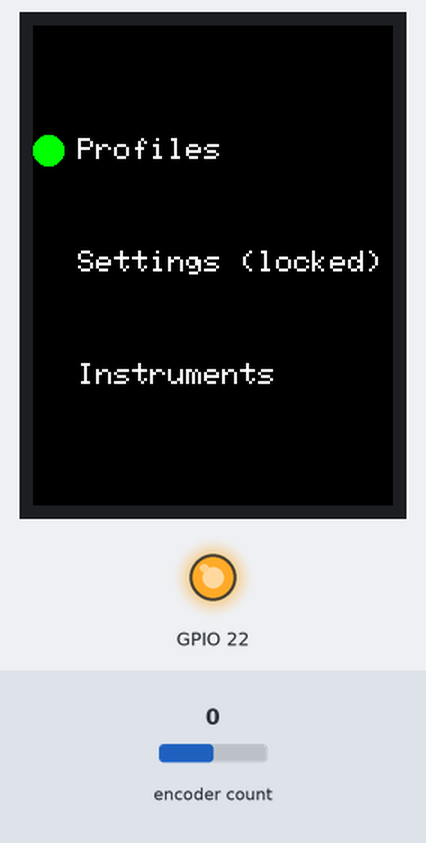
Recording of a program running on a simulated ESP32. Shown: 240×320 colour display, output pins drawn as LEDs (lit = HIGH). The test bench sets the inputs (shaded band); at power-on: encoder count 0.

Above: at 1.4 s.
1.5 s: encoder count set to 1
At 2.5 s:
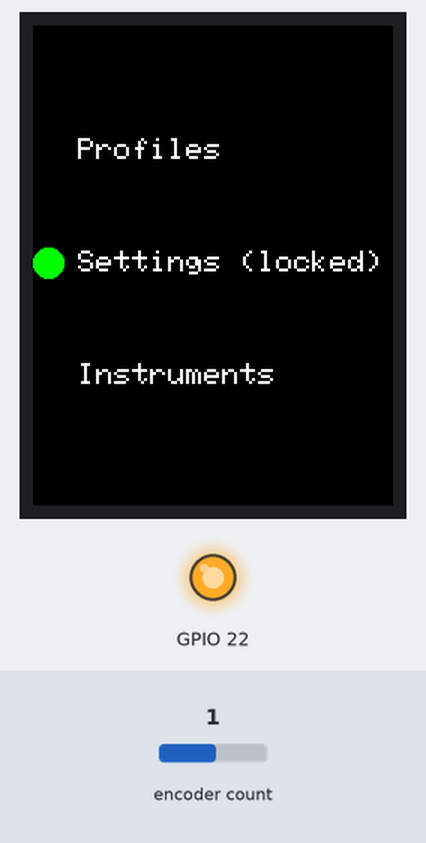
3.0 s: encoder count set to 2
At 3.6 s:
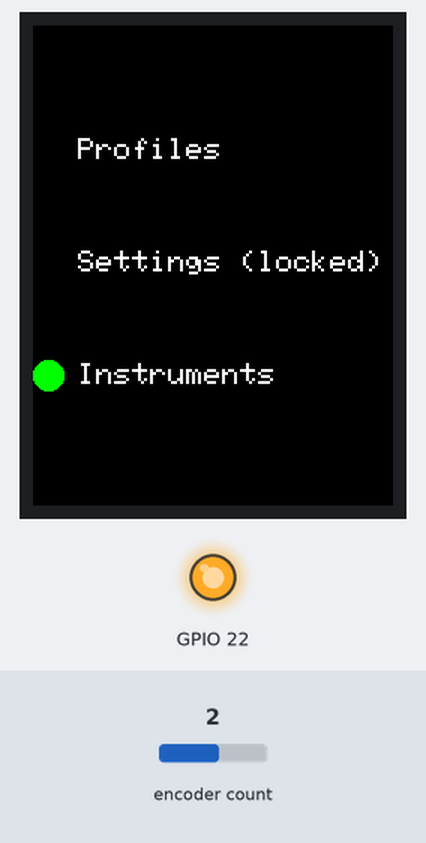
Timing chart, 0 to 6.0 s (numbered marks = the images above; inputs shaded):
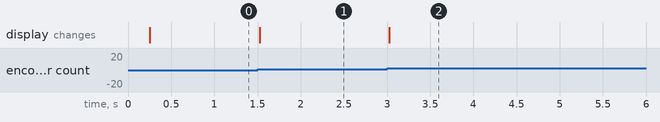

The program:

main.cpp
```cpp
#include <Arduino.h>
#include <TFT_eSPI.h>
#include <SPI.h>
#include <AiEsp32RotaryEncoder.h>

#include <constants.h>

TFT_eSPI tft = TFT_eSPI();

#define ROTARY_ENCODER_A_PIN 33
#define ROTARY_ENCODER_B_PIN 32
#define ROTARY_ENCODER_BUTTON_PIN 25
#define ROTARY_ENCODER_VCC_PIN 21
#define ROTARY_ENCODER_STEPS 4

AiEsp32RotaryEncoder rotaryEncoder(ROTARY_ENCODER_A_PIN, ROTARY_ENCODER_B_PIN,
                                   ROTARY_ENCODER_BUTTON_PIN, ROTARY_ENCODER_VCC_PIN,
                                   ROTARY_ENCODER_STEPS);


void IRAM_ATTR readEncoderISR() {
  rotaryEncoder.readEncoder_ISR();
  tft.setTextSize(2);
}

void drawMenu() { // mode selector
  tft.fillRect(0, 0, 30, 300, TFT_BLACK); // clear old cursor area

  tft.setCursor(30, 75);
  tft.setTextColor(TFT_WHITE, TFT_BLACK);
  tft.setTextSize(2);
  tft.println("Profiles");
  tft.setCursor(30, 150);
  tft.println("Settings (locked)");
  tft.setCursor(30, 225);
  tft.println("Instruments");
  tft.fillCircle(cursorX, (cursorY * cursorPos) + cursorR - 2, cursorR, TFT_GREEN);
}


void setup() {
  Serial.begin(115200);

  rotaryEncoder.begin();
  rotaryEncoder.setup(readEncoderISR);
  rotaryEncoder.setBoundaries(0, 100, false);
  rotaryEncoder.setAcceleration(0);

  pinMode(22, OUTPUT);
  digitalWrite(22, HIGH); // backlight on

  tft.init();
  tft.fillScreen(TFT_BLACK);

  drawMenu();
  // tft.setTextColor(TFT_WHITE, TFT_BLACK);
  // tft.setTextSize(2);
  // tft.setCursor(10, 10);
  // tft.println("Volume:");


  // drawVolumeBar(); // draw initial state


}

void loop() {
  if (menu) {
    if (rotaryEncoder.encoderChanged()) {
      if (cursorPos == 3) {
        cursorPos = 1;
      }
      else {
        cursorPos = cursorPos + 1;
      }
      drawMenu();
    }
  }

}
```

constants.cpp
```cpp
#include <constants.h>

double volume = 0.50;
int clicked = 0;
int mode = 0; // 0: choosing ; 1: selected
bool menu = true;
int cursorX = 10;
int cursorY = 75;
int cursorR = 10;
int cursorPos = 1;
int menuOptions = 3; // current amount of menu options.
```

constants.h
```cpp
extern double volume;
extern int clicked;
extern int mode;
extern bool menu;
extern int cursorX;
extern int cursorY;
extern int cursorR;
extern int cursorPos;
extern int menuOptions;
```

instrumentsMenu.cpp
```cpp
#include <Arduino.h>
#include <TFT_eSPI.h>
#include <SPI.h>
#include <AiEsp32RotaryEncoder.h>

#include <constants.h>

TFT_eSPI tft = TFT_eSPI();


void drawVolumeBar() {
  // Clear old bar area first so shrinking the value doesn't leave old pixels
  tft.fillRect(10, 30, 220, 25, TFT_BLACK);
  tft.fillRect(10, 30, map(volume, 0, 100, 0, 220), 25, TFT_GREEN);

  tft.setCursor(50, 100);
  tft.setTextColor(TFT_WHITE, TFT_BLACK);
  tft.setTextSize(2);
  tft.print("Value: ");
  tft.println(volume);
  tft.setCursor(50, 140);
  tft.print("clicked: ");
  tft.println(clicked);
}


// rotary volume refresh loop:

  // if (rotaryEncoder.encoderChanged()) {
  //   volume = rotaryEncoder.readEncoder();
  //   Serial.print("Value: ");
  //   Serial.println(volume);
  //   drawVolumeBar();
  // }

  // if (rotaryEncoder.isEncoderButtonClicked()) {
  //   clicked += 1;
  //   Serial.print("Clicked: ");
  //   Serial.println(clicked);
  //   drawVolumeBar();
  // }
```

profilesMenu.cpp
```cpp

```

settingsMenu.cpp
```cpp

```

Measured:
- after the input at 1.5 s, the display: changes at once (image 1)
- after the input at 3.0 s, the display: changes at once (image 2)
